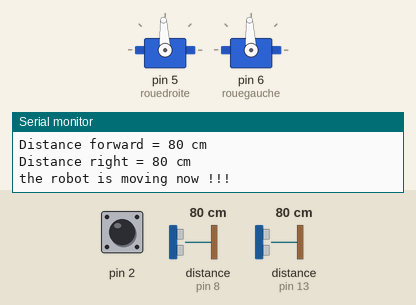
This sketch was run on a simulated Arduino Uno, built with avr-gcc and run on an emulated ATmega328P. On the bench: 2 × servo, the last lines printed to the serial monitor. The inputs (shaded band) are chosen by the test bench; at power-on: distance to the obstacle (sensors on pin 8, pin 13) 80 cm, pin 2 HIGH. The echo pulse lasts 58.3 µs per cm.

Above: at 1.2 s.
1.3 s: distance to the obstacle (sensor on pin 8) set to 2 cm
At 2.02 s:
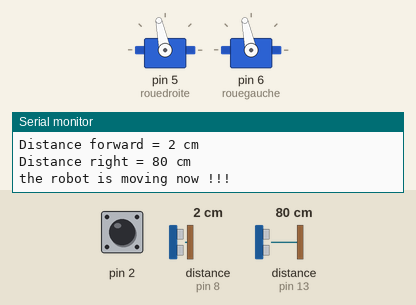
4.3 s: distance to the obstacle (sensor on pin 13) set to 18 cm
At 4.85 s:
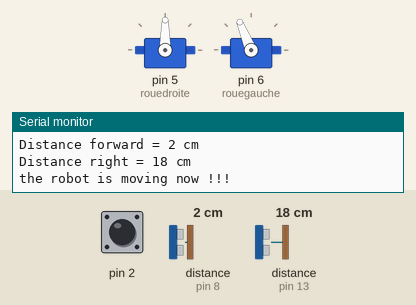
7.3 s: pin 2 pulled LOW for 0.3 s
10.6 s: distance to the obstacle (sensor on pin 13) set to 2 cm
13.6 s: distance to the obstacle (sensor on pin 8) set to 120 cm
At 14.72 s:
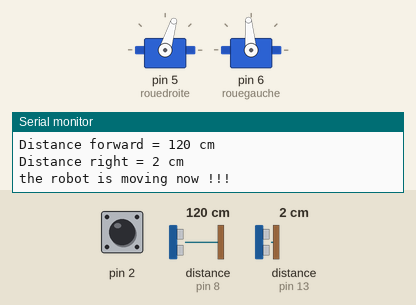
16.6 s: distance to the obstacle (sensor on pin 13) set to 9 cm
At 17.32 s:
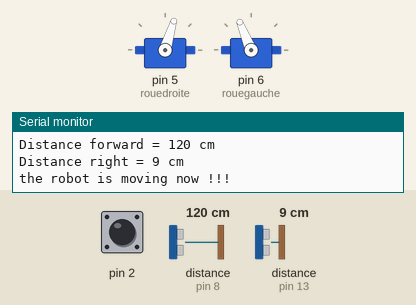
Timing chart, 0 to 20.6 s (numbered marks = the images above; inputs shaded):
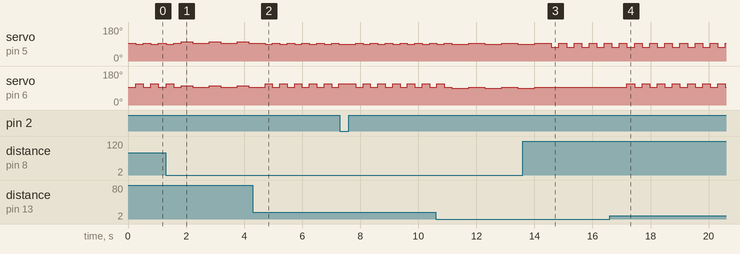

Measured:
- after the input at 4.3 s, servo on pin 5 (rouedroite): alternates 93° for 0.25 s and 90° for 0.25 s, starting after 0.42 s; servo on pin 6 (rouegauche): alternates 112° for 0.25 s and 93° for 0.25 s, starting after 0.42 s

The sketch:

projet-charette.ino
```cpp
#include <Servo.h>

#include "Ultrasonic.h"

//prb de direction quand le robot detecte devant mais rien à gauche

//trig et echo
Ultrasonic ultrasonicForward(9, 8);
Ultrasonic ultrasonicRight(12, 13);

//the wheels
Servo rouedroite;
Servo rouegauche;

//captor
Servo servoDirection;

const int forwardThreshold = 8;
const int rightThresholdMin = 6;
const int rightThresholdMax = 9;
const int rightThresholdRotation = 20;
const int forwardgoBackAndTurnThreshOld = 85;

const int maxSameMoveDelay = 1500;

int arret = 1500;

//in case if needed
unsigned long startTime = millis();

int distanceLateralSensor;
int distanceForwardSensor;


int goBackAndTurnCount = 0;

////// à déterminer comment
bool isRight = true;

bool isStart;

//0 = stop, 1 = forward, 2 = goBackAndTurn, 3 = turnRight, 4 = turnLeft
int movingMode = 0;


void setup() {

  Serial.begin(9600);

  rouedroite.attach(5);
  rouegauche.attach(6);

  rouedroite.writeMicroseconds(arret);
  rouegauche.writeMicroseconds(arret);

  pinMode(2, INPUT_PULLUP);

}

void loop() {

  readDisance();

  if(digitalRead(2) == true)
  {
    isStart = !isStart;
    Serial.println("the robot is moving now !!!");
    delay(200);
  }

  if(isStart)
  {
    condition();
  }
  else {
    stop();
  }

  printInfo();

  delay(1);


}

void condition()
{
  //if nothing forward and correct distance on side
  if(distanceForwardSensor >= forwardThreshold && distanceLateralSensor <= rightThresholdMax && distanceLateralSensor >= rightThresholdMin)
  {
    forward();
    Serial.println("avance");
  }

  //if wall in front and wall on side
  else if (distanceForwardSensor < forwardThreshold && distanceLateralSensor <= rightThresholdMax)
  {
    if(isRight)
    {
      turnLeftSelf();
    }
    else {
      turnRightSelf();
    }
  }

  //if no wall detected
  else if (distanceForwardSensor > forwardThreshold && distanceLateralSensor > rightThresholdMax)
  {
    if(isRight)
    {
      turnRight();
    }
    else
    {
      turnLeft();
    }
  }

  //if wall in front and no wall on side
  else if (distanceForwardSensor < forwardThreshold && distanceLateralSensor > rightThresholdRotation)
  {
    if(isRight)
    {
      turnRightSelf();
    }
    else
    {
      turnLeftSelf();
    }
  }
  //if too close to the side wall
  else if(distanceLateralSensor < rightThresholdMin)
  {
    if(isRight)
    {
      turnLeft();
    }
    else
    {
      turnRight();
    }
  }

  //if lateral distance is too big
  else if (distanceLateralSensor >= rightThresholdMax)
  {
    if(isRight)
    {
      turnRight();
    }
    else{
      turnLeft();
    }
  }

    else if (distanceForwardSensor > forwardgoBackAndTurnThreshOld)
    {
      goBackAndTurn();
      delay(300);
      stop();
      delay(70);
    }

  else
  {
    stop();
  }

}

void readDisance()
{
    distanceForwardSensor = ultrasonicForward.read(CM);
    delay(50);
    distanceLateralSensor = ultrasonicRight.read(CM);

}


void forward() {
  if(movingMode != 1)
  {
    startTime = millis();
  }
  movingMode = 1;

  if(millis() - startTime > maxSameMoveDelay)
  {
        goBackAndTurn();
  }
  else {
    rouedroite.writeMicroseconds(1300);
    rouegauche.writeMicroseconds(1700);
  }
}

//One wheel stoped
void turnRight()
{

  if(movingMode != 3)
  {
    startTime = millis();
  }
  movingMode = 3;

  if(millis() - startTime > maxSameMoveDelay)
  {
        goBackAndTurn();
  }
  else {
    rouedroite.writeMicroseconds(1475);
    rouegauche.writeMicroseconds(1700);
  }

}

//One wheel stoped
void turnLeft()
{

    if(movingMode != 4)
  {
    startTime = millis();
  }
  movingMode = 4;

  if(millis() - startTime > maxSameMoveDelay)
  {
        goBackAndTurn();
  }
  else {
    rouedroite.writeMicroseconds(1300);
    rouegauche.writeMicroseconds(1525);
  }


}

//turn on it self
void turnRightSelf()
{
  movingMode = -1;
  rouedroite.writeMicroseconds(1600);
  rouegauche.writeMicroseconds(1600);
  delay(400);
  stop();
  delay(50);
}

//turn on it self
void turnLeftSelf()
{
  movingMode = -1;
  rouedroite.writeMicroseconds(1450);
  rouegauche.writeMicroseconds(1450);
  delay(584);
  stop();
  delay(50);

}

void goBackAndTurn() {

  movingMode = 2;

  //pour tourner dans l'autre sens après un certaint count
  if(goBackAndTurnCount <= 2)
  {
    goBackAndTurnCount = goBackAndTurnCount+1;
    rouedroite.writeMicroseconds(1530);
    rouegauche.writeMicroseconds(1400);
  }

  else
  {
    goBackAndTurnCount = 0;
    rouedroite.writeMicroseconds(1600);
    rouegauche.writeMicroseconds(1470);
  }

  delay(300);
}

void stop()
{
  movingMode = 0;
  rouedroite.writeMicroseconds(1500);
  rouegauche.writeMicroseconds(1500);
}


void printInfo()
{
  Serial.print("Distance forward = ");
  Serial.print(distanceForwardSensor); // Distance will be 0 when out of set max range.
  Serial.println(" cm");
  Serial.print("Distance right = ");
  Serial.print(distanceLateralSensor); // Distance will be 0 when out of set max range.
  Serial.println(" cm");
}
```
